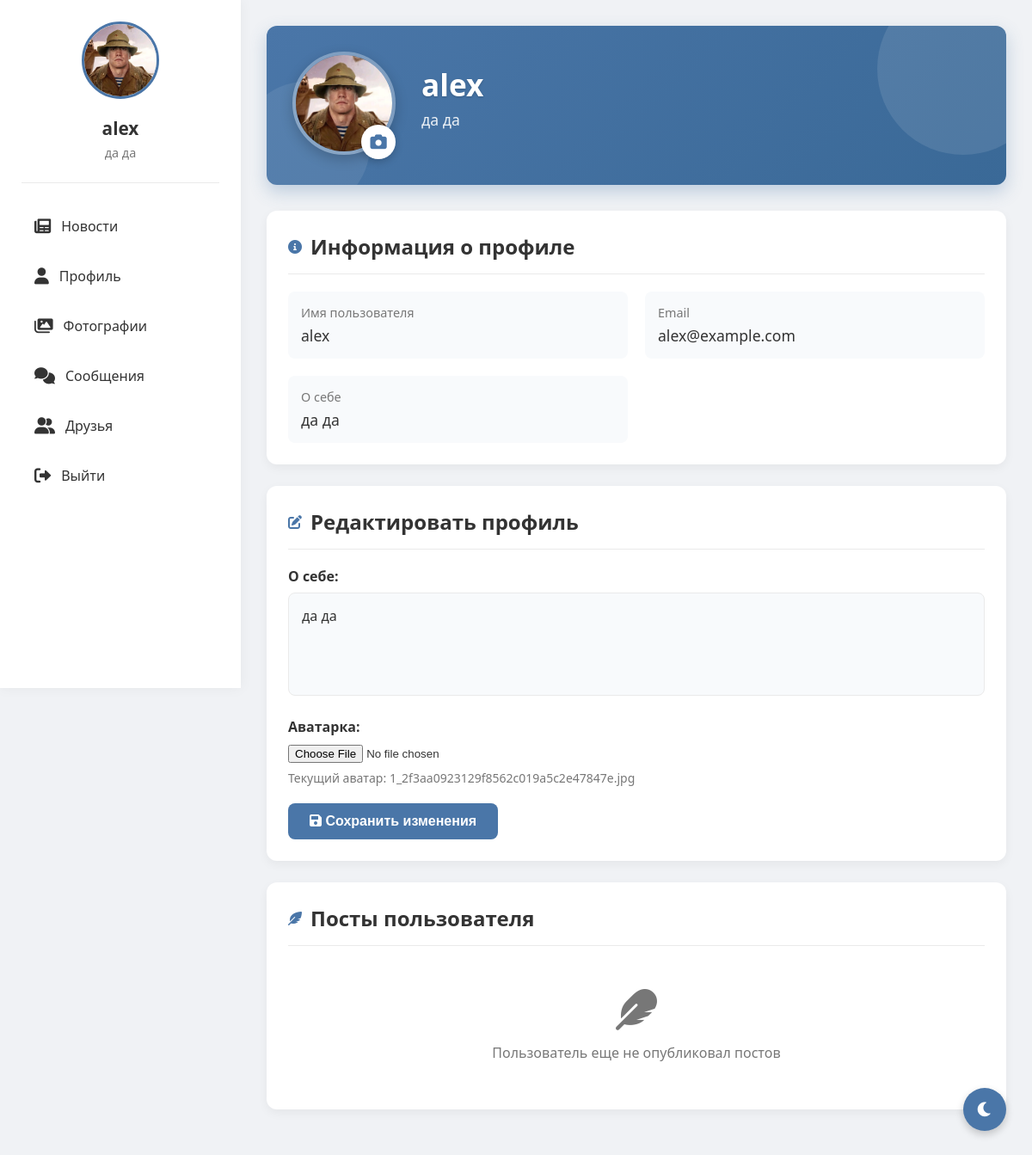
The page /profile (signed in) on the database as committed earlier.
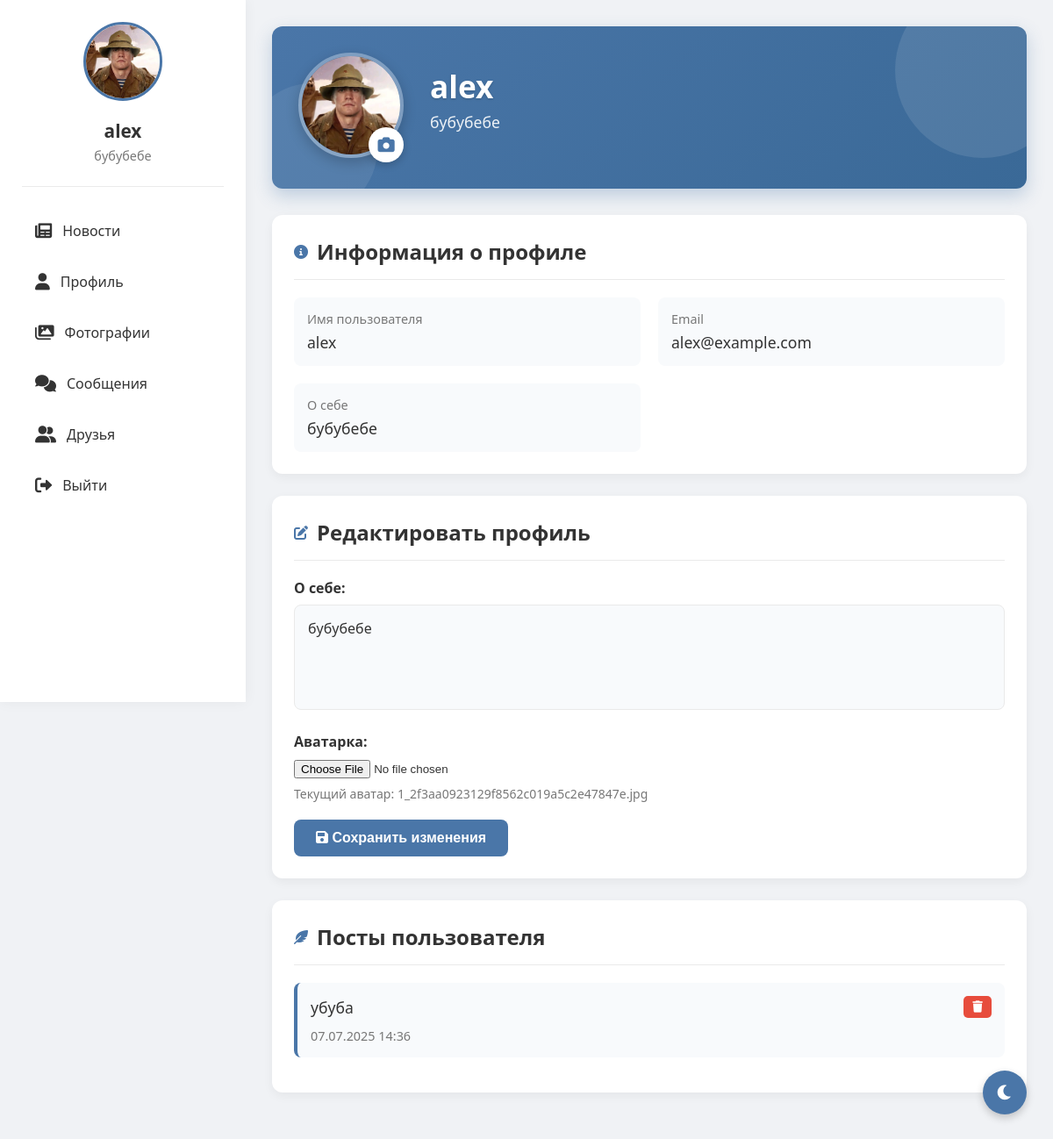
The same page on the database as committed later.
### tables this page shows
CREATE TABLE users (
                id INTEGER PRIMARY KEY AUTOINCREMENT,
                username TEXT UNIQUE NOT NULL,
                password TEXT NOT NULL,
                email TEXT,
                bio TEXT,
                avatar TEXT, role TEXT DEFAULT 'user' CHECK(role IN ('admin', 'moderator', 'user')));

CREATE TABLE posts (
                id INTEGER PRIMARY KEY AUTOINCREMENT,
                user_id INTEGER NOT NULL,
                content TEXT NOT NULL,
                timestamp DATETIME DEFAULT CURRENT_TIMESTAMP,
                FOREIGN KEY(user_id) REFERENCES users(id));

### routes/profile.py (the view, shortened to what this page needs)
@bp.route('/profile', methods=['GET', 'POST'], defaults={'user_id': None})
@bp.route('/profile/<int:user_id>', methods=['GET'])
def profile(user_id):
    if 'user_id' not in session:
        return redirect(url_for('auth.index'))
    if user_id is None:
        user_id = session['user_id']
        is_own_profile = True
    else:
        is_own_profile = (user_id == session['user_id'])
    conn = get_db()
    c = conn.cursor()
    c.execute("SELECT id, username, email, bio, avatar FROM users WHERE id = ?", (user_id,))
    user = c.fetchone()
    if not user:
        flash('Пользователь не найден', 'error')
        conn.close()
        return redirect(url_for('feed.feed'))
    user_data = {
        'id': user[0],
        'username': user[1],
        'email': user[2],
        'bio': user[3],
        'avatar': user[4]
    }
    c.execute("SELECT id, content, timestamp FROM posts WHERE user_id = ? ORDER BY timestamp DESC", (user_id,))
    posts = c.fetchall()
    conn.close()
    return render_template('profile.html',
                         user=user_data,
                         posts=posts,
                         is_own_profile=is_own_profile)

### app.py (called while the page is built)
def datetimeformat(value, format='%d.%m.%Y %H:%M'):
    if isinstance(value, str):
        value = datetime.strptime(value, '%Y-%m-%d %H:%M:%S')
    return value.strftime(format)

### models.py (called while the page is built)
def get_db():
    conn = sqlite3.connect('social_network.db')
    conn.row_factory = sqlite3.Row
    return conn

### templates/profile.html (shortened to what this page needs)
<!DOCTYPE html>
<html lang="ru">
<head>
    <link href="https://cdnjs.cloudflare.com/ajax/libs/font-awesome/6.0.0/css/all.min.css" rel="stylesheet">
</head>
<body>
    <div class="app-container">
        <div class="sidebar">
            <div class="profile-card">
                <img src="{{ url_for('static', filename='uploads/' + user.avatar) if user.avatar else url_for('static', filename='uploads/default_avatar.png') }}"
                     alt="Avatar"
                     id="sidebar-avatar"
                     onerror="this.onerror=null; this.src='{{ url_for('static', filename='uploads/default_avatar.png') }}'">
                <h3>{{ user.username }}</h3>
                <p>{{ user.bio or 'Статус не указан' }}</p>
            </div>
            <div class="nav">
                <a href="{{ url_for('feed.feed') }}">
                    <i class="fas fa-newspaper"></i> Новости
                </a>
                <a href="{{ url_for('profile.profile') }}">
                    <i class="fas fa-user"></i> Профиль
                </a>
                <a href="{{ url_for('gallery.gallery') }}">
                    <i class="fas fa-images"></i> Фотографии
                </a>
                <a href="{{ url_for('messages.messages') }}" {% if active_page == 'messages' %}class="active"{% endif %}>
                    <i class="fas fa-comments"></i> Сообщения
                </a>
                <a href="{{ url_for('friends.friends') }}" {% if active_page == 'friends' %}class="active"{% endif %}>
                    <i class="fas fa-user-friends"></i> Друзья
                </a>
                <a href="{{ url_for('static.logout') }}">
                    <i class="fas fa-sign-out-alt"></i> Выйти
                </a>
            </div>
        </div>
        <div class="content">
            <div class="profile-header">
                <div class="profile-avatar">
                    <img src="{{ url_for('static', filename='uploads/' + user.avatar) if user.avatar else url_for('static', filename='uploads/default_avatar.png') }}"
                         alt="Avatar"
                         id="header-avatar"
                         onerror="this.onerror=null; this.src='{{ url_for('static', filename='uploads/default_avatar.png') }}'">
                    {% if is_own_profile %}
                    <div class="avatar-upload" title="Сменить аватар">
                        <i class="fas fa-camera"></i>
                    </div>
                    {% endif %}
                </div>
                <div class="profile-info">
                    <h1>{{ user.username }}</h1>
                    <p>{{ user.bio or 'Пользователь социальной сети' }}</p>
                    <div class="profile-stats">
                    </div>
                </div>
            </div>
            <div class="section">
                <div class="section-title">
                    <i class="fas fa-info-circle"></i>
                    <h2>Информация о профиле</h2>
                </div>
                <div class="info-grid">
                    <div class="info-item">
                        <label>Имя пользователя</label>
                        <p>{{ user.username }}</p>
                    </div>
                    <div class="info-item">
                        <label>Email</label>
                        <p>{{ user.email or 'Не указан' }}</p>
                    </div>
                    <div class="info-item">
                        <label>О себе</label>
                        <p>{{ user.bio or 'Не указано' }}</p>
                    </div>
                </div>
            </div>
            {% if is_own_profile %}
            <div class="section">
                <div class="section-title">
                    <i class="fas fa-edit"></i>
                    <h2>Редактировать профиль</h2>
                </div>
                <form method="POST" enctype="multipart/form-data" class="edit-form" id="profile-form">
                    <div class="form-group">
                        <label for="bio">О себе:</label>
                        <textarea id="bio" name="bio" placeholder="Расскажите о себе...">{{ user.bio or '' }}</textarea>
                    </div>
                    <div class="form-group">
                        <label for="avatar-file">Аватарка:</label>
                        <input type="file" id="avatar-file" name="avatar" accept="image/*">
                        <p style="margin-top: 8px; font-size: 14px; color: var(--text-secondary);">
                            {% if user.avatar %}
                                Текущий аватар: {{ user.avatar }}
                            {% else %}
                                Аватар не установлен
                            {% endif %}
                        </p>
                    </div>
                    <button type="submit">
                        <i class="fas fa-save"></i> Сохранить изменения
                    </button>
                </form>
            </div>
            {% endif %}
            <div class="section user-posts">
                <div class="section-title">
                    <i class="fas fa-feather-alt"></i>
                    <h2>Посты пользователя</h2>
                </div>
                {% if posts %}
                    {% for post in posts %}
                    <div class="post-item">
                        <div class="post-content">{{ post[1] }}</div>
                        <div class="post-time">{{ post[2] | datetimeformat }}</div>
                        {% if is_own_profile %}
                        <form method="POST" action="{{ url_for('profile.delete_post', post_id=post[0]) }}">
                            <button type="submit" class="delete-btn" onclick="return confirm('Удалить этот пост?')">
                                <i class="fas fa-trash"></i>
                            </button>
                        </form>
                        {% endif %}
                    </div>
                    {% endfor %}
                {% else %}
                    <div class="empty-posts">
                        <i class="fas fa-feather"></i>
                        <p>Пользователь еще не опубликовал постов</p>
                    </div>
                {% endif %}
            </div>
        </div>
    </div>
    <button class="theme-toggle" id="themeToggle">
        <i class="fas fa-moon"></i>
    </button>
</body>
</html>

Rows that differ between the two databases and show on the page:
changed users "alex": bio "да да" → "бубубебе"
added posts: content "убуба", timestamp "07.07.2025 14:36"
Other text that changed with them:
text no longer shown: "Пользователь еще не опубликовал постов"
